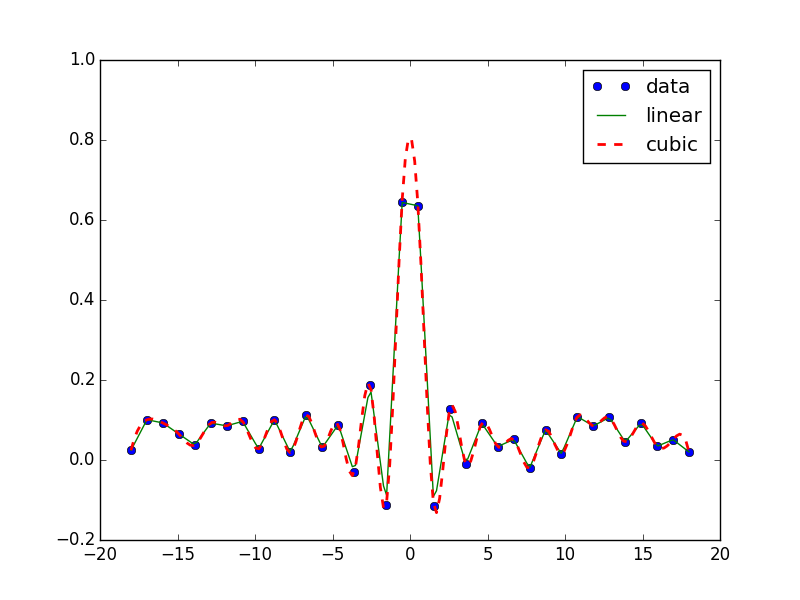

Generate this figure with Python:

# -*- coding: utf-8 -*-

import numpy as np
from scipy import interpolate
import matplotlib.pyplot as plt

x = np.linspace(-18, 18, 36)
noise = 0.1 * np.random.random(len(x))
# 使用sinc，加上一些noise
signal = np.sinc(x) + noise

# interp1d: create linear or cubic  interpolation function
interpolated = interpolate.interp1d(x, signal) # linear
x2 = np.linspace(-18, 18, 36*5) # 5倍
y = interpolated(x2)

cubic = interpolate.interp1d(x, signal, kind="cubic") 
y2 = cubic(x2)

plt.plot(x, signal, 'o', label="data")
plt.plot(x2, y, '-', label="linear")
plt.plot(x2, y2, '--', lw=2, label="cubic")
plt.legend()
#plt.show()
plt.savefig('numpy_ex4.png')
